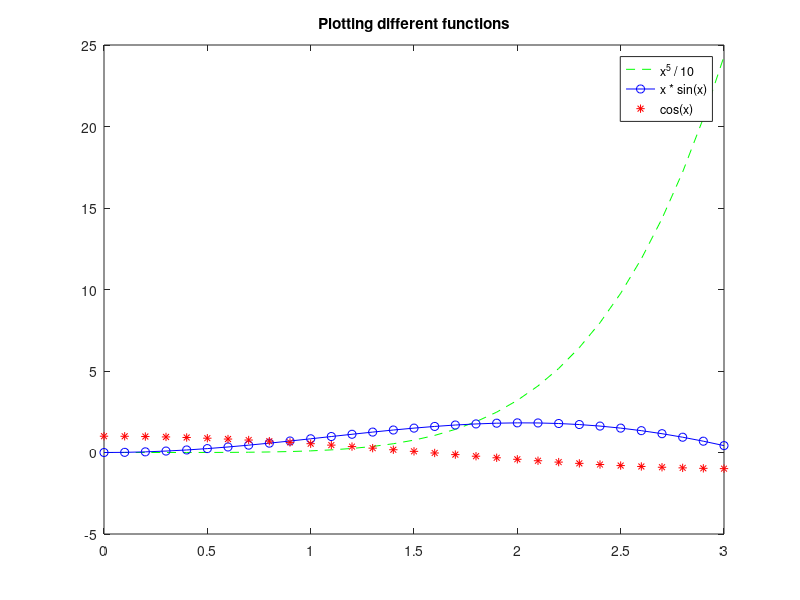
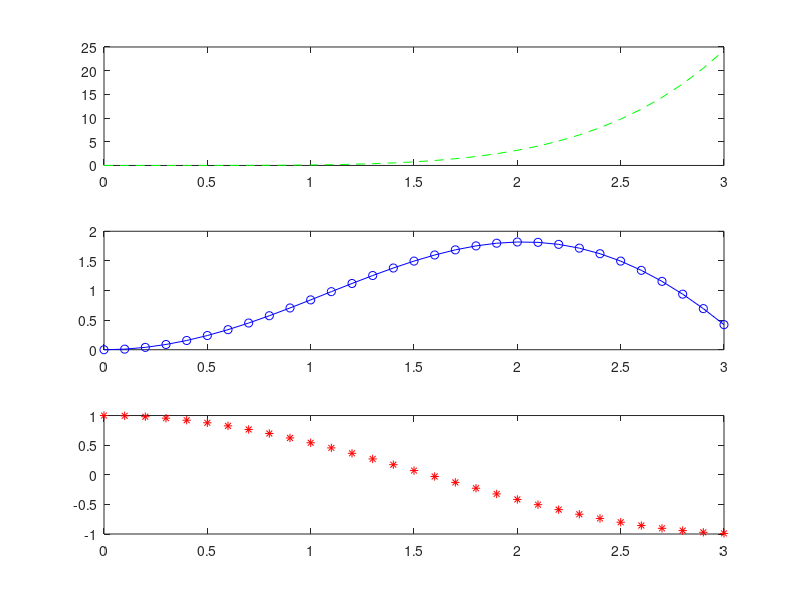

Reproduce these figures in MATLAB, in order.
% Exercise 1
A = [1 0 -2;2 1 3;0 1 0];
B = [2 1 1;1 0 -1;1 1 0];
C = A - B;
D = A * B;
E = A .* B;
disp("C = ");
disp(C);
disp("D = ");
disp(D);
disp("E = ");
disp(E);

% Exercise 2
% Define the variable and the functions
x = 0:0.1:3;
f1 = x .^ 5 / 10;
f2 = x .* sin(x);
f3 = cos(x);

% Plot all 3 functions in the same axes
plot(x, f1, "green--", x, f2, "blue-o", x, f3, "red*"),
title("Plotting different functions"),
legend("x^5 / 10","x * sin(x)", "cos(x)");

% Plot all 3 functions in different pictures, but in the same window
figure
subplot(3, 1, 1);
plot(x, f1, "green--");
subplot(3, 1, 2);
plot(x, f2, "blue-o");
subplot(3, 1, 3);
plot(x, f3, "red*");
